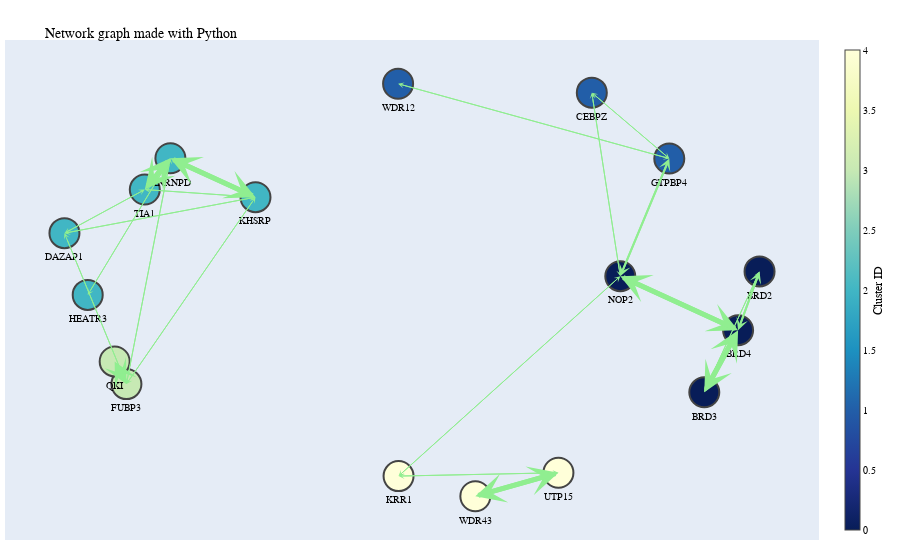

Notebook code for this chart:
### Code cell
create_plotly_graph(G)

### Figure 1 — Plotly figure (JSON) as saved in the notebook; plotly's stock layout.template omitted (floating-point values rounded to 4 significant figures)
{"data": [{"hovertemplate": "Edge %{hovertext}<extra></extra>", "hovertext": ["BRD4->BRD2 evidence count: 2", "BRD4->NOP2 evidence count: 6", "BRD4->BRD3 evidence count: 5", "BRD2->BRD4 evidence count: 2", "BRD2->BRD3 evidence count: 1", "BRD3->BRD2 evidence count: 1", "BRD3->BRD4 evidence count: 5", "KRR1->NOP2 evidence count: 1", "KRR1->UTP15 evidence count: 1", "NOP2->BRD4 evidence count: 6", "NOP2->KRR1 evidence count: 1", "NOP2->GTPBP4 evidence count: 2", "NOP2->CEBPZ evidence count: 1", "CEBPZ->NOP2 evidence count: 1", "CEBPZ->GTPBP4 evidence count: 1", "GTPBP4->NOP2 evidence count: 2", "GTPBP4->WDR12 evidence count: 1", "GTPBP4->CEBPZ evidence count: 1", "KHSRP->FUBP3 evidence count: 1", "KHSRP->DAZAP1 evidence count: 1", "KHSRP->HNRNPD evidence count: 9", "KHSRP->TIA1 evidence count: 1", "FUBP3->DAZAP1 evidence count: 1", "FUBP3->KHSRP evidence count: 1", "FUBP3->HNRNPD evidence count: 1", "FUBP3->QKI evidence count: 4", "HNRNPD->FUBP3 evidence count: 1", "HNRNPD->KHSRP evidence count: 9", "HNRNPD->HEATR3 evidence count: 1", "HNRNPD->TIA1 evidence count: 6", "DAZAP1->FUBP3 evidence count: 1", "DAZAP1->KHSRP evidence count: 1", "DAZAP1->TIA1 evidence count: 1", "QKI->FUBP3 evidence count: 4", "UTP15->WDR43 evidence count: 5", "UTP15->KRR1 evidence count: 1", "WDR43->UTP15 evidence count: 5", "TIA1->DAZAP1 evidence count: 1", "TIA1->KHSRP evidence count: 1", "TIA1->HNRNPD evidence count: 6", "HEATR3->HNRNPD evidence count: 1", "WDR12->GTPBP4 evidence count: 1"], "marker": {"opacity": 0}, "mode": "markers", "showlegend": false, "type": "scatter", "x": [0.9698, 0.7736, 0.8919, 0.9698, 0.9222, 0.9222, 0.8919, 0.2954, 0.2082, 0.7736, 0.2954, 0.6767, 0.5676, 0.5676, 0.6366, 0.6767, 0.3637, 0.6366, -0.6017, -0.689, -0.5398, -0.5759, -0.8708, -0.6017, -0.7216, -0.8001, -0.7216, -0.5398, -0.7761, -0.6957, -0.8708, -0.689, -0.845, -0.8001, 0.3164, 0.2082, 0.3164, -0.845, -0.5759, -0.6957, -0.7761, 0.3637], "y": [-0.06628, -0.07736, -0.3447, -0.06628, -0.2093, -0.2093, -0.3447, -0.4133, -0.866, -0.07736, -0.4133, 0.318, 0.4697, 0.4697, 0.7406, 0.318, 0.7612, 0.7406, -0.01958, 0.328, 0.5005, 0.4284, -0.1024, -0.01958, 0.07009, -0.3978, 0.07009, 0.5005, 0.2755, 0.5181, -0.1024, 0.328, 0.3456, -0.3978, -0.9125, -0.866, -0.9125, 0.3456, 0.4284, 0.5181, 0.2755, 0.7612]}, {"hoverinfo": "text", "hovertext": ["rRNA Base Methylation (GO:0070475) w/ p-value 0.0221614275546731", "rRNA Base Methylation (GO:0070475) w/ p-value 0.0221614275546731", "rRNA Base Methylation (GO:0070475) w/ p-value 0.0221614275546731", "Ribosomal Small Subunit Biogenesis (GO:0042274) w/ p-value 1.2148964030328515e-06", "rRNA Base Methylation (GO:0070475) w/ p-value 0.0221614275546731", "Ribosomal Large Subunit Biogenesis (GO:0042273) w/ p-value 0.0006428303631987923", "Ribosomal Large Subunit Biogenesis (GO:0042273) w/ p-value 0.0006428303631987923", "Regulation Of mRNA Splicing, Via Spliceosome (GO:0048024) w/ p-value 0.0147662288010609", "Regulation Of mRNA Processing (GO:0050684) w/ p-value 0.0279722900850615", "Regulation Of mRNA Splicing, Via Spliceosome (GO:0048024) w/ p-value 0.0147662288010609", "Regulation Of mRNA Splicing, Via Spliceosome (GO:0048024) w/ p-value 0.0147662288010609", "Regulation Of mRNA Processing (GO:0050684) w/ p-value 0.0279722900850615", "Ribosomal Small Subunit Biogenesis (GO:0042274) w/ p-value 1.2148964030328515e-06", "Ribosomal Small Subunit Biogenesis (GO:0042274) w/ p-value 1.2148964030328515e-06", "Regulation Of mRNA Splicing, Via Spliceosome (GO:0048024) w/ p-value 0.0147662288010609", "Regulation Of mRNA Splicing, Via Spliceosome (GO:0048024) w/ p-value 0.0147662288010609", "Ribosomal Large Subunit Biogenesis (GO:0042273) w/ p-value 0.0006428303631987923"], "marker": {"color": [0, 0, 0, 4, 0, 1, 1, 2, 3, 2, 2, 3, 4, 4, 2, 2, 1], "colorbar": {"thickness": 15, "title": {"side": "right", "text": "Cluster ID"}, "xanchor": "left"}, "colorscale": [[0, "rgb(255,255,217)"], [0.125, "rgb(237,248,177)"], [0.25, "rgb(199,233,180)"], [0.375, "rgb(127,205,187)"], [0.5, "rgb(65,182,196)"], [0.625, "rgb(29,145,192)"], [0.75, "rgb(34,94,168)"], [0.875, "rgb(37,52,148)"], [1, "rgb(8,29,88)"]], "line": {"width": 2}, "reversescale": true, "showscale": true, "size": 30}, "mode": "markers+text", "text": ["BRD4", "BRD2", "BRD3", "KRR1", "NOP2", "CEBPZ", "GTPBP4", "KHSRP", "FUBP3", "HNRNPD", "DAZAP1", "QKI", "UTP15", "WDR43", "TIA1", "HEATR3", "WDR12"], "textposition": "bottom center", "type": "scatter", "x": [0.9395, 1.0, 0.8443, -0.01692, 0.6077, 0.5275, 0.7457, -0.42, -0.7835, -0.6596, -0.9581, -0.8166, 0.4334, 0.1994, -0.7318, -0.8926, -0.01825], "y": [-0.2017, 0.06919, -0.4878, -0.8737, 0.04703, 0.8923, 0.5889, 0.4108, -0.45, 0.5901, 0.2452, -0.3457, -0.8584, -0.9666, 0.446, -0.03916, 0.9334]}], "layout": {"annotations": [{"arrowcolor": "lightgreen", "arrowhead": 3, "arrowwidth": 2, "ax": 1.0, "axref": "x", "ay": 0.06919, "ayref": "y", "showarrow": true, "x": 0.9395, "xref": "x", "y": -0.2017, "yref": "y"}, {"arrowcolor": "lightgreen", "arrowhead": 3, "arrowwidth": 5, "ax": 0.6077, "axref": "x", "ay": 0.04703, "ayref": "y", "showarrow": true, "x": 0.9395, "xref": "x", "y": -0.2017, "yref": "y"}, {"arrowcolor": "lightgreen", "arrowhead": 3, "arrowwidth": 5, "ax": 0.8443, "axref": "x", "ay": -0.4878, "ayref": "y", "showarrow": true, "x": 0.9395, "xref": "x", "y": -0.2017, "yref": "y"}, {"arrowcolor": "lightgreen", "arrowhead": 3, "arrowwidth": 2, "ax": 0.9395, "axref": "x", "ay": -0.2017, "ayref": "y", "showarrow": true, "x": 1.0, "xref": "x", "y": 0.06919, "yref": "y"}, {"arrowcolor": "lightgreen", "arrowhead": 3, "arrowwidth": 1, "ax": 0.8443, "axref": "x", "ay": -0.4878, "ayref": "y", "showarrow": true, "x": 1.0, "xref": "x", "y": 0.06919, "yref": "y"}, {"arrowcolor": "lightgreen", "arrowhead": 3, "arrowwidth": 1, "ax": 1.0, "axref": "x", "ay": 0.06919, "ayref": "y", "showarrow": true, "x": 0.8443, "xref": "x", "y": -0.4878, "yref": "y"}, {"arrowcolor": "lightgreen", "arrowhead": 3, "arrowwidth": 5, "ax": 0.9395, "axref": "x", "ay": -0.2017, "ayref": "y", "showarrow": true, "x": 0.8443, "xref": "x", "y": -0.4878, "yref": "y"}, {"arrowcolor": "lightgreen", "arrowhead": 3, "arrowwidth": 1, "ax": 0.6077, "axref": "x", "ay": 0.04703, "ayref": "y", "showarrow": true, "x": -0.01692, "xref": "x", "y": -0.8737, "yref": "y"}, {"arrowcolor": "lightgreen", "arrowhead": 3, "arrowwidth": 1, "ax": 0.4334, "axref": "x", "ay": -0.8584, "ayref": "y", "showarrow": true, "x": -0.01692, "xref": "x", "y": -0.8737, "yref": "y"}, {"arrowcolor": "lightgreen", "arrowhead": 3, "arrowwidth": 5, "ax": 0.9395, "axref": "x", "ay": -0.2017, "ayref": "y", "showarrow": true, "x": 0.6077, "xref": "x", "y": 0.04703, "yref": "y"}, {"arrowcolor": "lightgreen", "arrowhead": 3, "arrowwidth": 1, "ax": -0.01692, "axref": "x", "ay": -0.8737, "ayref": "y", "showarrow": true, "x": 0.6077, "xref": "x", "y": 0.04703, "yref": "y"}, {"arrowcolor": "lightgreen", "arrowhead": 3, "arrowwidth": 2, "ax": 0.7457, "axref": "x", "ay": 0.5889, "ayref": "y", "showarrow": true, "x": 0.6077, "xref": "x", "y": 0.04703, "yref": "y"}, {"arrowcolor": "lightgreen", "arrowhead": 3, "arrowwidth": 1, "ax": 0.5275, "axref": "x", "ay": 0.8923, "ayref": "y", "showarrow": true, "x": 0.6077, "xref": "x", "y": 0.04703, "yref": "y"}, {"arrowcolor": "lightgreen", "arrowhead": 3, "arrowwidth": 1, "ax": 0.6077, "axref": "x", "ay": 0.04703, "ayref": "y", "showarrow": true, "x": 0.5275, "xref": "x", "y": 0.8923, "yref": "y"}, {"arrowcolor": "lightgreen", "arrowhead": 3, "arrowwidth": 1, "ax": 0.7457, "axref": "x", "ay": 0.5889, "ayref": "y", "showarrow": true, "x": 0.5275, "xref": "x", "y": 0.8923, "yref": "y"}, {"arrowcolor": "lightgreen", "arrowhead": 3, "arrowwidth": 2, "ax": 0.6077, "axref": "x", "ay": 0.04703, "ayref": "y", "showarrow": true, "x": 0.7457, "xref": "x", "y": 0.5889, "yref": "y"}, {"arrowcolor": "lightgreen", "arrowhead": 3, "arrowwidth": 1, "ax": -0.01825, "axref": "x", "ay": 0.9334, "ayref": "y", "showarrow": true, "x": 0.7457, "xref": "x", "y": 0.5889, "yref": "y"}, {"arrowcolor": "lightgreen", "arrowhead": 3, "arrowwidth": 1, "ax": 0.5275, "axref": "x", "ay": 0.8923, "ayref": "y", "showarrow": true, "x": 0.7457, "xref": "x", "y": 0.5889, "yref": "y"}, {"arrowcolor": "lightgreen", "arrowhead": 3, "arrowwidth": 1, "ax": -0.7835, "axref": "x", "ay": -0.45, "ayref": "y", "showarrow": true, "x": -0.42, "xref": "x", "y": 0.4108, "yref": "y"}, {"arrowcolor": "lightgreen", "arrowhead": 3, "arrowwidth": 1, "ax": -0.9581, "axref": "x", "ay": 0.2452, "ayref": "y", "showarrow": true, "x": -0.42, "xref": "x", "y": 0.4108, "yref": "y"}, {"arrowcolor": "lightgreen", "arrowhead": 3, "arrowwidth": 5, "ax": -0.6596, "axref": "x", "ay": 0.5901, "ayref": "y", "showarrow": true, "x": -0.42, "xref": "x", "y": 0.4108, "yref": "y"}, {"arrowcolor": "lightgreen", "arrowhead": 3, "arrowwidth": 1, "ax": -0.7318, "axref": "x", "ay": 0.446, "ayref": "y", "showarrow": true, "x": -0.42, "xref": "x", "y": 0.4108, "yref": "y"}, {"arrowcolor": "lightgreen", "arrowhead": 3, "arrowwidth": 1, "ax": -0.9581, "axref": "x", "ay": 0.2452, "ayref": "y", "showarrow": true, "x": -0.7835, "xref": "x", "y": -0.45, "yref": "y"}, {"arrowcolor": "lightgreen", "arrowhead": 3, "arrowwidth": 1, "ax": -0.42, "axref": "x", "ay": 0.4108, "ayref": "y", "showarrow": true, "x": -0.7835, "xref": "x", "y": -0.45, "yref": "y"}, {"arrowcolor": "lightgreen", "arrowhead": 3, "arrowwidth": 1, "ax": -0.6596, "axref": "x", "ay": 0.5901, "ayref": "y", "showarrow": true, "x": -0.7835, "xref": "x", "y": -0.45, "yref": "y"}, {"arrowcolor": "lightgreen", "arrowhead": 3, "arrowwidth": 4, "ax": -0.8166, "axref": "x", "ay": -0.3457, "ayref": "y", "showarrow": true, "x": -0.7835, "xref": "x", "y": -0.45, "yref": "y"}, {"arrowcolor": "lightgreen", "arrowhead": 3, "arrowwidth": 1, "ax": -0.7835, "axref": "x", "ay": -0.45, "ayref": "y", "showarrow": true, "x": -0.6596, "xref": "x", "y": 0.5901, "yref": "y"}, {"arrowcolor": "lightgreen", "arrowhead": 3, "arrowwidth": 5, "ax": -0.42, "axref": "x", "ay": 0.4108, "ayref": "y", "showarrow": true, "x": -0.6596, "xref": "x", "y": 0.5901, "yref": "y"}, {"arrowcolor": "lightgreen", "arrowhead": 3, "arrowwidth": 1, "ax": -0.8926, "axref": "x", "ay": -0.03916, "ayref": "y", "showarrow": true, "x": -0.6596, "xref": "x", "y": 0.5901, "yref": "y"}, {"arrowcolor": "lightgreen", "arrowhead": 3, "arrowwidth": 5, "ax": -0.7318, "axref": "x", "ay": 0.446, "ayref": "y", "showarrow": true, "x": -0.6596, "xref": "x", "y": 0.5901, "yref": "y"}, {"arrowcolor": "lightgreen", "arrowhead": 3, "arrowwidth": 1, "ax": -0.7835, "axref": "x", "ay": -0.45, "ayref": "y", "showarrow": true, "x": -0.9581, "xref": "x", "y": 0.2452, "yref": "y"}, {"arrowcolor": "lightgreen", "arrowhead": 3, "arrowwidth": 1, "ax": -0.42, "axref": "x", "ay": 0.4108, "ayref": "y", "showarrow": true, "x": -0.9581, "xref": "x", "y": 0.2452, "yref": "y"}, {"arrowcolor": "lightgreen", "arrowhead": 3, "arrowwidth": 1, "ax": -0.7318, "axref": "x", "ay": 0.446, "ayref": "y", "showarrow": true, "x": -0.9581, "xref": "x", "y": 0.2452, "yref": "y"}, {"arrowcolor": "lightgreen", "arrowhead": 3, "arrowwidth": 4, "ax": -0.7835, "axref": "x", "ay": -0.45, "ayref": "y", "showarrow": true, "x": -0.8166, "xref": "x", "y": -0.3457, "yref": "y"}, {"arrowcolor": "lightgreen", "arrowhead": 3, "arrowwidth": 5, "ax": 0.1994, "axref": "x", "ay": -0.9666, "ayref": "y", "showarrow": true, "x": 0.4334, "xref": "x", "y": -0.8584, "yref": "y"}, {"arrowcolor": "lightgreen", "arrowhead": 3, "arrowwidth": 1, "ax": -0.01692, "axref": "x", "ay": -0.8737, "ayref": "y", "showarrow": true, "x": 0.4334, "xref": "x", "y": -0.8584, "yref": "y"}, {"arrowcolor": "lightgreen", "arrowhead": 3, "arrowwidth": 5, "ax": 0.4334, "axref": "x", "ay": -0.8584, "ayref": "y", "showarrow": true, "x": 0.1994, "xref": "x", "y": -0.9666, "yref": "y"}, {"arrowcolor": "lightgreen", "arrowhead": 3, "arrowwidth": 1, "ax": -0.9581, "axref": "x", "ay": 0.2452, "ayref": "y", "showarrow": true, "x": -0.7318, "xref": "x", "y": 0.446, "yref": "y"}, {"arrowcolor": "lightgreen", "arrowhead": 3, "arrowwidth": 1, "ax": -0.42, "axref": "x", "ay": 0.4108, "ayref": "y", "showarrow": true, "x": -0.7318, "xref": "x", "y": 0.446, "yref": "y"}, {"arrowcolor": "lightgreen", "arrowhead": 3, "arrowwidth": 5, "ax": -0.6596, "axref": "x", "ay": 0.5901, "ayref": "y", "showarrow": true, "x": -0.7318, "xref": "x", "y": 0.446, "yref": "y"}, {"arrowcolor": "lightgreen", "arrowhead": 3, "arrowwidth": 1, "ax": -0.6596, "axref": "x", "ay": 0.5901, "ayref": "y", "showarrow": true, "x": -0.8926, "xref": "x", "y": -0.03916, "yref": "y"}, {"arrowcolor": "lightgreen", "arrowhead": 3, "arrowwidth": 1, "ax": 0.7457, "axref": "x", "ay": 0.5889, "ayref": "y", "showarrow": true, "x": -0.01825, "xref": "x", "y": 0.9334, "yref": "y"}], "font": {"color": "Black", "family": "Courier New, monospace", "size": 10}, "hovermode": "closest", "margin": {"b": 20, "l": 5, "r": 5, "t": 40}, "showlegend": false, "title": {"text": "<br>Network graph made with Python"}, "xaxis": {"showgrid": false, "showticklabels": false, "zeroline": false}, "yaxis": {"showgrid": false, "showticklabels": false, "zeroline": false}}}
